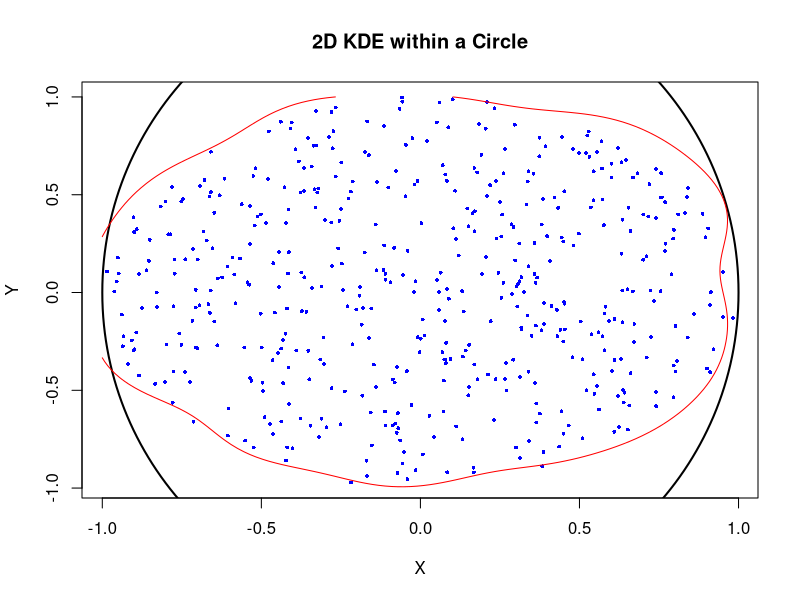

This figure's R source:
library(ks)
library(sp)

# Generate sample data inside the circle
set.seed(42)
n <- 500
radius <- 1
theta <- runif(n, 0, 2 * pi)
r <- sqrt(runif(n, 0, radius^2)) # Ensures uniform sampling inside the circle
x <- r * cos(theta)
y <- r * sin(theta)
data <- cbind(x, y)

# Define KDE estimation
H <- Hpi(data) # Compute bandwidth matrix
kde_est <- kde(data, H = H, gridsize = c(100, 100), xmin = c(-radius, -radius), xmax = c(radius, radius))

# Extract density estimate
x_eval <- kde_est$eval.points[[1]] # x grid (sorted)
y_eval <- kde_est$eval.points[[2]] # y grid (sorted)
z_eval <- matrix(kde_est$estimate, nrow = length(x_eval), byrow = TRUE) # Reshape density values

par(mfrow = c(1, 1)) # Arrange plots in a 1x2 grid

# Plot the results
plot(data, pch = 16, cex = 0.5, col = "blue", xlab = "X", ylab = "Y", main = "2D KDE within a Circle")
# contour(x_eval, y_eval, z_eval, add = TRUE, levels = pretty(z_eval, 10)) # Adjust contour levels
symbols(0, 0, circles = radius, add = TRUE, lwd = 2, inches = FALSE) # Draw boundary

# Second plot: Contour with threshold level
# contour(x_eval, y_eval, z_eval)

plot(kde_est,
    cont = c(99), xlab = "lz", ylab = "et",
    drawlabels = FALSE, col = "red",
    main = "KDE Overlay of lz vs et", add = TRUE
)
